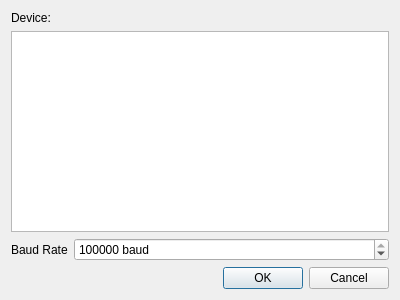
<?xml version="1.0" encoding="UTF-8"?>
<ui version="4.0">
 <class>EditLinuxSerialOutput</class>
 <widget class="QDialog" name="EditLinuxSerialOutput">
  <property name="windowModality">
   <enum>Qt::ApplicationModal</enum>
  </property>
  <property name="geometry">
   <rect>
    <x>0</x>
    <y>0</y>
    <width>400</width>
    <height>300</height>
   </rect>
  </property>
  <property name="windowTitle">
   <string>Dialog</string>
  </property>
  <property name="modal">
   <bool>true</bool>
  </property>
  <layout class="QVBoxLayout" name="verticalLayout">
   <item>
    <widget class="QLabel" name="label">
     <property name="text">
      <string>Device:</string>
     </property>
    </widget>
   </item>
   <item>
    <widget class="QListWidget" name="list"/>
   </item>
   <item>
    <layout class="QFormLayout" name="formLayout">
     <item row="0" column="0">
      <widget class="QLabel" name="label_2">
       <property name="text">
        <string>Baud Rate</string>
       </property>
      </widget>
     </item>
     <item row="0" column="1">
      <widget class="QSpinBox" name="baudRate">
       <property name="suffix">
        <string> baud</string>
       </property>
       <property name="minimum">
        <number>110</number>
       </property>
       <property name="maximum">
        <number>256000</number>
       </property>
       <property name="value">
        <number>115200</number>
       </property>
      </widget>
     </item>
    </layout>
   </item>
   <item>
    <widget class="QDialogButtonBox" name="buttonBox">
     <property name="orientation">
      <enum>Qt::Horizontal</enum>
     </property>
     <property name="standardButtons">
      <set>QDialogButtonBox::Cancel|QDialogButtonBox::Ok</set>
     </property>
    </widget>
   </item>
  </layout>
 </widget>
 <resources/>
 <connections>
  <connection>
   <sender>buttonBox</sender>
   <signal>accepted()</signal>
   <receiver>EditLinuxSerialOutput</receiver>
   <slot>accept()</slot>
   <hints>
    <hint type="sourcelabel">
     <x>248</x>
     <y>254</y>
    </hint>
    <hint type="destinationlabel">
     <x>157</x>
     <y>274</y>
    </hint>
   </hints>
  </connection>
  <connection>
   <sender>buttonBox</sender>
   <signal>rejected()</signal>
   <receiver>EditLinuxSerialOutput</receiver>
   <slot>reject()</slot>
   <hints>
    <hint type="sourcelabel">
     <x>316</x>
     <y>260</y>
    </hint>
    <hint type="destinationlabel">
     <x>286</x>
     <y>274</y>
    </hint>
   </hints>
  </connection>
 </connections>
</ui>
